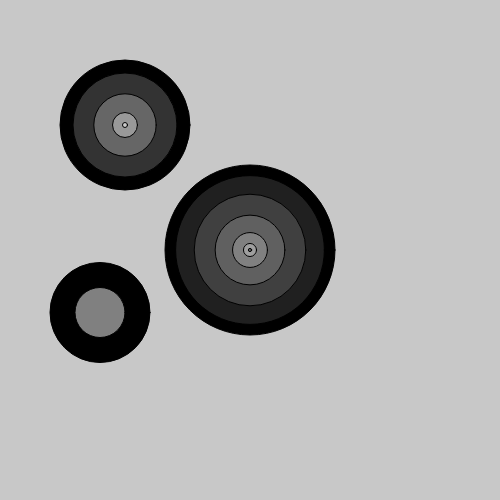
Frame 1 (no input)
Frame 60 (no input): identical to frame 1, image omitted
Frame 120 (the mouse pressed at the canvas centre since frame 60): identical to frame 1, image omitted

The p5.js sketch that drew this single still picture (run headless with seeded random() and noise() and a simulated clock; from frame 60 on, the mouse is pressed at the canvas centre):

// p5.js sketch
// ── sketch.js
var circleX;
var circleY;
var speedX;
var speedY;

function setup() {
 createCanvas(500, 500);
 circleX = 0;
 circleY = 0;
 speedX = 1.5;
 speedY = 1.4;
}

function draw() {
  background(200);
  // bounce();
  // move();
  drawCircle(width/2, height/2, 9, 170);
  drawCircle(width/4, height/4, 6, 130);
  drawCircle(width/5, height/1.6, 3, 100);

}

// function bounce() {
//   // check if it hit bound
//   if (circleX < 0 || circleX > width) {
//     speedX = speedX * -1;
//   }
//
//   if (circleY < 0 || circleY > height) {
//     speedY = speedY * -1;
//   }
// }
//
// function move() {
//   // move the circle
//   circleX = circleX + speedX;
//   circleY = circleY + speedY;
// }

function drawCircle(x, y, numbCircles, circleSize) {
  //Drawing of circle
  for (var i = 0; i < numbCircles; i = i + 1) {
    var iseg = i / (numbCircles - 1);
    var seg = circleSize / numbCircles;
    var inverseIndex = numbCircles - i - 1;
    circleSize = circleSize * (1 - iseg);
    fill(iseg * 255)
    ellipse(x, y, circleSize, circleSize);

  }


}
